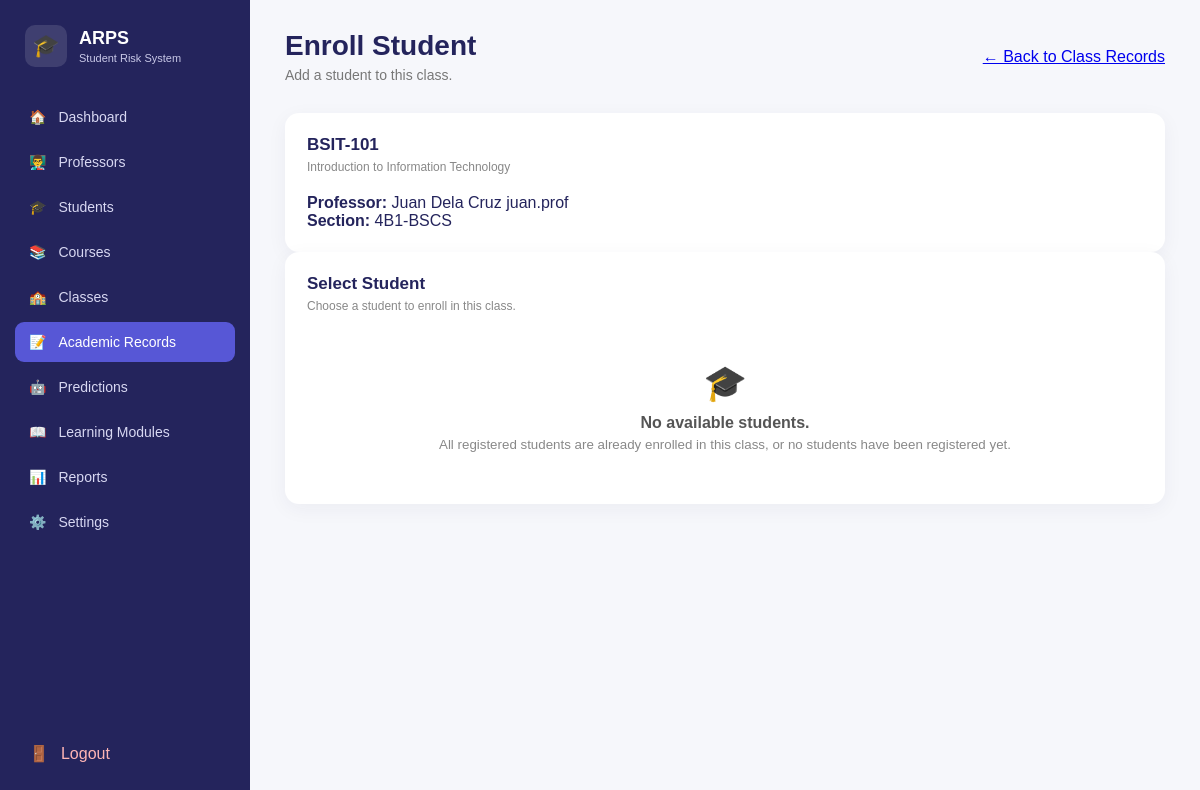
The app's page /academic-records/class/1/enroll (signed in) with its own data.
### tables this page shows
CREATE TABLE courses (
            course_id INTEGER PRIMARY KEY AUTOINCREMENT,
            course_code TEXT UNIQUE NOT NULL,
            course_title TEXT NOT NULL,
            description TEXT
        );

CREATE TABLE professors (
            professor_id INTEGER PRIMARY KEY AUTOINCREMENT,
            user_id INTEGER UNIQUE,
            employee_number TEXT UNIQUE NOT NULL,
            first_name TEXT NOT NULL,
            last_name TEXT NOT NULL,
            email TEXT UNIQUE,
            FOREIGN KEY (user_id)
                REFERENCES users(user_id)
                ON DELETE CASCADE
        );

CREATE TABLE classes (
            class_id INTEGER PRIMARY KEY AUTOINCREMENT,
            course_id INTEGER NOT NULL,
            professor_id INTEGER NOT NULL,
            section TEXT,
            school_year TEXT,
            semester TEXT,
            FOREIGN KEY (course_id)
                REFERENCES courses(course_id)
                ON DELETE CASCADE,
            FOREIGN KEY (professor_id)
                REFERENCES professors(professor_id)
                ON DELETE CASCADE
        );

### app.py (the view, shortened to what this page needs)
@app.route("/academic-records/class/<int:class_id>/enroll",
           methods=["GET", "POST"])
def enroll_student(class_id):
    if "user_id" not in session:
        return redirect(url_for("login"))
    if session["role"] != "admin":
        return redirect(url_for("dashboard"))
    connection = get_db_connection()
    try:
        cursor = connection.cursor()
        cursor.execute("""
            SELECT
                cl.class_id,
                cl.section,
                cl.school_year,
                cl.semester,
                c.course_code,
                c.course_title,
                p.first_name AS professor_first_name,
                p.last_name AS professor_last_name
            FROM classes cl
            JOIN courses c
                ON cl.course_id = c.course_id
            JOIN professors p
                ON cl.professor_id = p.professor_id
            WHERE cl.class_id = ?
        """, (class_id,))
        class_record = cursor.fetchone()
        if not class_record:
            return "Class not found.", 404
        cursor.execute("""
            SELECT
                s.student_id,
                s.student_number,
                s.first_name,
                s.last_name,
                s.email,
                s.course,
                s.year_level
            FROM students s
            WHERE s.student_id NOT IN (
                SELECT student_id
                FROM enrollments
                WHERE class_id = ?
            )
            ORDER BY
                s.last_name,
                s.first_name
        """, (class_id,))
        available_students = cursor.fetchall()
        return render_template(
            "enroll_student.html",
            class_record=class_record,
            students=available_students
        )
    finally:
        connection.close()

### database.py (called while the page is built)
def get_db_connection():
    connection = sqlite3.connect(DATABASE)
    connection.row_factory = sqlite3.Row
    connection.execute("PRAGMA foreign_keys = ON")
    return connection

### templates/enroll_student.html (shortened to what this page needs)
<!DOCTYPE html>
<html lang="en">
<head>
    <link rel="stylesheet"
          href="{{ url_for('static', filename='css/style.css') }}">
</head>
<body class="dashboard-page">
<div class="dashboard-layout">
    <aside class="sidebar">
        <div class="brand">
            <div class="brand-icon">
                🎓
            </div>
            <div>
                <strong>ARPS</strong>
                <small>Student Risk System</small>
            </div>
        </div>
        <nav class="sidebar-nav">
            <a href="{{ url_for('dashboard') }}"
               class="nav-item">
                🏠
                <span>Dashboard</span>
            </a>
            <a href="{{ url_for('professors') }}"
               class="nav-item">
                👨‍🏫
                <span>Professors</span>
            </a>
            <a href="{{ url_for('students') }}"
               class="nav-item">
                🎓
                <span>Students</span>
            </a>
            <a href="{{ url_for('courses') }}"
               class="nav-item">
                📚
                <span>Courses</span>
            </a>
            <a href="{{ url_for('classes') }}"
               class="nav-item">
                🏫
                <span>Classes</span>
            </a>
            <a href="{{ url_for('academic_records') }}"
               class="nav-item active">
                📝
                <span>Academic Records</span>
            </a>
            <a href="#"
               class="nav-item">
                🤖
                <span>Predictions</span>
            </a>
            <a href="#"
               class="nav-item">
                📖
                <span>Learning Modules</span>
            </a>
            <a href="#"
               class="nav-item">
                📊
                <span>Reports</span>
            </a>
            <a href="#"
               class="nav-item">
                ⚙️
                <span>Settings</span>
            </a>
        </nav>
        <a href="{{ url_for('logout') }}"
           class="logout-button">
            🚪
            <span>Logout</span>
        </a>
    </aside>
    <main class="main-content">
        <header class="topbar">
            <div>
                <h1>Enroll Student</h1>
                <p>
                    Add a student to this class.
                </p>
            </div>
            <a
                href="{{ url_for('view_class_records', class_id=class_record['class_id']) }}"
                class="btn">
                ← Back to Class Records
            </a>
        </header>
        <section class="dashboard-card">
            <div class="card-header">
                <div>
                    <h2>
                        {{ class_record["course_code"] }}
                    </h2>
                    <p>
                        {{ class_record["course_title"] }}
                    </p>
                </div>
            </div>
            <p>
                <strong>Professor:</strong>
                {{ class_record["professor_first_name"] }}
                {{ class_record["professor_last_name"] }}
            </p>
            <p>
                <strong>Section:</strong>
                {{ class_record["section"] or "-" }}
            </p>
        </section>
        <section class="dashboard-card">
            <div class="card-header">
                <div>
                    <h2>Select Student</h2>
                    <p>
                        Choose a student to enroll in this class.
                    </p>
                </div>
            </div>
            {% if students %}
            <form method="POST">
                <div class="form-group">
                    <label for="student_id">
                        Student <span>*</span>
                    </label>
                    <select
                        id="student_id"
                        name="student_id"
                        required>
                        <option value="">
                            Select Student
                        </option>
                        {% for student in students %}
                        <option value="{{ student['student_id'] }}">
                            {{ student["student_number"] }}
                            -
                            {{ student["first_name"] }}
                            {{ student["last_name"] }}
                        </option>
                        {% endfor %}
                    </select>
                </div>
                <div class="form-actions">
                    <a
                        href="{{ url_for('view_class_records', class_id=class_record['class_id']) }}"
                        class="btn">
                        Cancel
                    </a>
                    <button
                        type="submit"
                        class="btn btn-primary">
                        Enroll Student
                    </button>
                </div>
            </form>
            {% else %}
            <div class="empty-state">
                <div>🎓</div>
                <p>
                    No available students.
                </p>
                <small>
                    All registered students are already enrolled
                    in this class, or no students have been registered yet.
                </small>
            </div>
            {% endif %}
        </section>
    </main>
</div>
</body>
</html>

### static/css/style.css (style rules this page uses)
* { box-sizing: border-box; margin: 0; padding: 0; }
body { font-family: Arial, Helvetica, sans-serif; }
.dashboard-page { min-height: 100vh; background: #f6f7fb; color: #24245c; }
.dashboard-layout { display: flex; min-height: 100vh; }
.sidebar { width: 250px; background: #24245c; color: white; display: flex; flex-direction: column; padding: 25px 15px; position: fixed; left: 0; top: 0; bottom: 0; }
.brand { display: flex; align-items: center; gap: 12px; padding: 0 10px 30px; }
.brand-icon { width: 42px; height: 42px; background: rgba(255,255,255,0.12); border-radius: 10px; display: flex; align-items: center; justify-content: center; font-size: 22px; }
.brand strong { display: block; font-size: 18px; }
.brand small { display: block; color: #c9c9e8; font-size: 11px; margin-top: 3px; }
.sidebar-nav { display: flex; flex-direction: column; gap: 5px; }
.nav-item { color: #d8d8f2; text-decoration: none; display: flex; align-items: center; gap: 12px; padding: 12px 14px; border-radius: 9px; font-size: 14px; transition: 0.2s; }
.nav-item:hover, .nav-item.active { background: #5757d6; color: white; }
.logout-button { margin-top: auto; color: #ffb5b5; text-decoration: none; display: flex; align-items: center; gap: 12px; padding: 12px 14px; border-radius: 9px; }
.main-content { margin-left: 250px; width: calc(100% - 250px); padding: 30px 35px; }
.topbar { display: flex; justify-content: space-between; align-items: center; margin-bottom: 30px; }
.topbar h1 { font-size: 28px; margin-bottom: 5px; }
.topbar p { color: #777; font-size: 14px; }
.dashboard-card { background: white; border-radius: 14px; padding: 22px; box-shadow: 0 5px 20px rgba(30,30,80,0.05); }
.card-header { margin-bottom: 20px; }
.card-header h2 { font-size: 17px; margin-bottom: 5px; }
.card-header p { color: #888; font-size: 12px; }
.empty-state { text-align: center; padding: 30px 10px; color: #888; }
.empty-state div { font-size: 35px; margin-bottom: 10px; }
.empty-state p { font-weight: bold; color: #555; }
.empty-state small { display: block; margin-top: 5px; }

### records on screen
courses: course_code "BSIT-101", course_title "Introduction to Information Technology"
professors: professor_first_name "Juan Dela Cruz", professor_last_name "juan.prof"
classes: section "4B1-BSCS"
